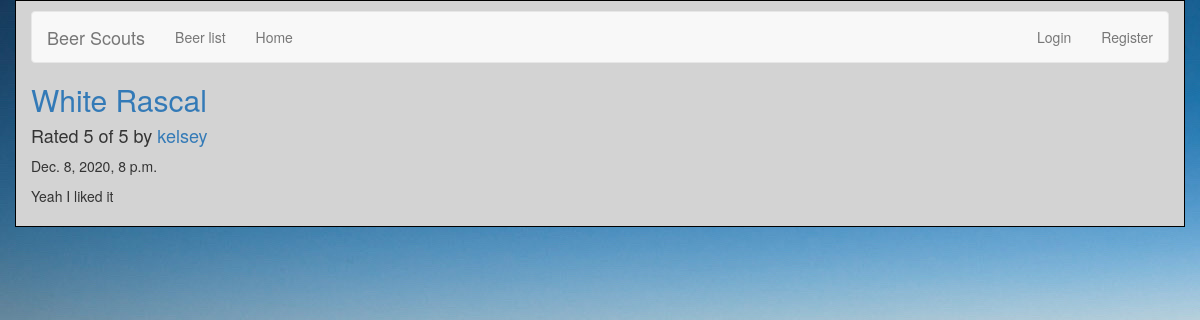
The app's page /reviews/review/2411/ with its own data.
### reviews/models.py (models this page shows, shortened)
class Review(models.Model):
    RATING_CHOICES = (
        (1, '1'),
        (2, '2'),
        (3, '3'),
        (4, '4'),
        (5, '5'),
    )
    beer = models.ForeignKey(Beer, on_delete=models.CASCADE,)
    pub_date = models.DateTimeField('date published')
    user_name = models.CharField(max_length=100)
    comment = models.CharField(max_length=200)
    rating = models.IntegerField(choices=RATING_CHOICES)

class Beer(models.Model):
    name = models.CharField(max_length=200)
    abv = models.CharField(max_length=200)
    ibu = models.CharField(max_length=200)
    style = models.CharField(max_length=200)
    ounces = models.CharField(max_length=200)

### reviews/views.py (the view)
# urls.py: re_path(r'review/(?P<review_id>[0-9]+)/$', views.review_detail, name='review_detail'),
def review_detail(request, review_id):
    review = get_object_or_404(Review, pk=review_id)
    return render(request, 'reviews/review_detail.html', {'review': review})

### reviews/templates/reviews/review_detail.html (shortened to what this page needs)
{% extends 'base.html' %}
{%load static%}
{% block title %}
<h2><a href="{% url 'reviews:beer_detail' review.beer.id %}">{{ review.beer.name }}</a></h2>
{% endblock %}
{% block content %}
<h4>Rated {{ review.rating }} of 5 by <a href="{% url 'reviews:user_review_list' review.user_name %}" >{{ review.user_name }}</a></h4>
<p>{{ review.pub_date }}</p>
<p>{{ review.comment }}</p>
{% endblock %}

### reviews/static/reviews/style.css (style rules this page uses)
a { color: black; }
h4 { color: black; }

### records on screen
Review: beer.name "White Rascal", rating "5", user_name "kelsey", pub_date "Dec. 8, 2020, 8 p.m.", comment "Yeah I liked it"
